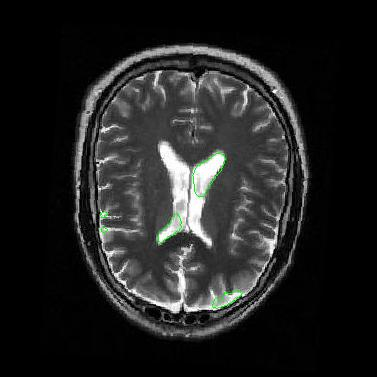
%> input picture pics/D_normal1.jpg, 377 x 377 px
$ octave --eval "result = correlate(imread('../pics/D_normal1.jpg'));"   (GNU Octave 9; MATLAB toolbox functions it lacks are replaced by stand-ins)
%> lines starting %> are read from the running program, lines starting %| are printed output that depends on the picture; in (x1, y1, x2, y2) boxes, pixels count from 0 and x2, y2 are one past the last pixel; in counts of white or black regions, pixels touching at a corner belong together; the program's own positions count from 1
### matlab/ait_centroid.m
%%%%%%%%%%%%%%%%%%%%%%%%%%%%%%%%%%%%%%%%%%%%%%%%%%%%%%%%%%%%%%%%%%%%%%%%%%%%%%%%%%%%%%%%%%%%%%%%%%%%%%
% Function Developed by Fahd A. Abbasi.
% Department of Electrical and Electronics Engineering, University of
% Engineering and Technology, Taxila, PAKISTAN.
%%%%%%%%%%%%%%%%%%%%%%%%%%%%%%%%%%%%%%%%%%%%%%%%%%%%%%%%%%%%%%%%%%%%%%%%%%%%%%%%%
%
% Function takes a picture as an argument (suitably should contain only one
% object whose centroid is to be obtained) and returns the x and y
% coordinates of its centroid.
%%%%%%%%%%%%%%%%%%%%%%%%%%%%%%%%%%%%%%%%%%%%%%%%%%%%%%%%%%%%%%%%%%%%%%%%%%%%%%%%%
%
% USAGE (SAMPLE CODE)
%
%   pic = imread('ic.tif');
%   [x,y] = ait_centroid(pic);
%   x
%   y
%   imshow(pic); pixval on
%
%%%%%%%%%%%%%%%%%%%%%%%%%%%%%%%%%%%%%%%%%%%%%%%%%%%%%%%%%%%%%%%%%%%%%%%%%%%%%%%%%%%%%%%%%%%%%%%%%%%%%%


function [meanx,meany] = ait_centroid(pic)


[x,y,z] = size(pic);          % Checking whether the picture is colored or monochromatic, if colored then converting to gray.
%> x = 377; y = 377; z = 3
if(z==1)
    ;
else
    pic = rgb2gray(pic);
end


im = pic;
[rows,cols] = size(im);
%> rows = 377; cols = 377
x = ones(rows,1)*[1:cols];    % Matrix with each pixel set to its x coordinate
y = [1:rows]'*ones(1,cols);   %   "     "     "    "    "  "   "  y    "

area = sum(sum(im));
%> area = 19130
meanx = sum(sum(double(im).*x))/area;
%> meanx = 188.9
meany = sum(sum(double(im).*y))/area;
%> meany = 189.1

### matlab/correlate.m
function [result] = correlate(input)

I = mat2gray(input);

meanx = 0;
meany = 0;
Zmax = 1;

[meanx,meany] = ait_centroid(I);
%> meanx = 188.9; meany = 189.1

pictureWidth = size(I,2);
%> pictureWidth = 377
pictureCenter = floor(size(I,2)/2);
%> pictureCenter = 188

if floor(meanx) * 2 > size(I,2)
    Xmax = size(I,2) - floor(meanx);
else
    Xmax = floor(meanx);
%> Xmax = 188
end

Ymax = size(I,1);
%> Ymax = 377

leftHalf = zeros(Ymax,Xmax,Zmax);
%> leftHalf: size 377x188 double; every value is 0

%copy left side of image
for countY = 1:1:Ymax
    for countX = 1:1:Xmax
        for countZ = 1:1:Zmax
            leftHalf(countY,countX,countZ) = I(countY,floor(meanx)- Xmax + countX,countZ);
        end
    end
end
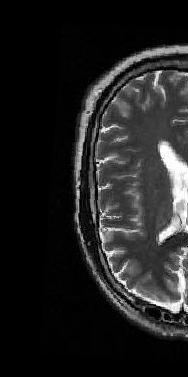
%> leftHalf: size 377x188 double; min 0, max 1, mean 0.134

rightHalf = zeros(Ymax,Xmax,Zmax);

%copy right side of image
for countY = 1:1:Ymax
    for countX = 1:1:Xmax
        for countZ = 1:1:Zmax
            rightHalf(countY,countX,countZ) = I(countY,floor(meanx)+ countX,countZ);
        end
    end
end
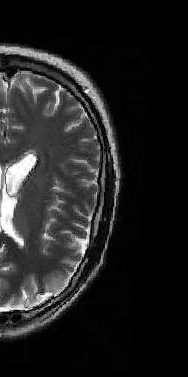
%> rightHalf: size 377x188 double; min 0, max 1, mean 0.133

reflectLeft = zeros(Ymax,Xmax,Zmax);

% reflect it horizontally
for countY = 1:1:Ymax
    for countX = 1:1:Xmax
        for countZ = 1:1:Zmax
            reflectLeft(countY,countX,countZ) = leftHalf (countY,Xmax - countX +1,countZ);
        end
    end
end
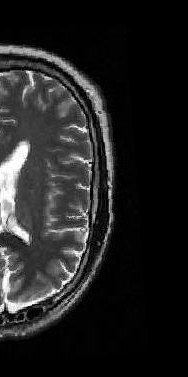
%> reflectLeft: size 377x188 double; min 0, max 1, mean 0.134; mean of the top-left, top-right, bottom-left and bottom-right quarters 0.234, 0.0325, 0.252, 0.0187

%fill reflected left brain region with white pixels
BWreflectLeft = im2bw(reflectLeft,0.2);
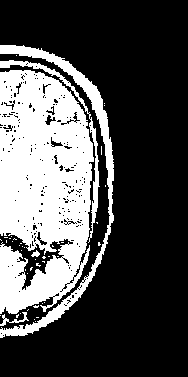
%> BWreflectLeft: size 377x188 logical; 30.6% white; 45 white regions (40 under 20 px), largest, box (x1, y1, x2, y2) and area: (0, 70, 94, 314) 17413, (0, 45, 114, 338) 3108, (0, 60, 100, 243) 916, (0, 312, 29, 326) 108, (31, 250, 40, 257) 36
% imshow(BWreflectLeft);
BWreflectLeft = bwperim(BWreflectLeft);
%> BWreflectLeft: size 377x188 logical; 6% white in thin lines or dots, all inside (x1, y1, x2, y2) = (0, 45, 114, 338)
SE3 = strel('line', 11, 90);
SE4 = strel('line', 11, 0);
BWreflectLeft = imdilate(BWreflectLeft,[SE3 SE4]);
%> BWreflectLeft: size 377x188 logical; 39% white; 1 white region, box (x1, y1, x2, y2) and area: (0, 40, 119, 343) 27619
BWreflectLeft = imfill(BWreflectLeft,'holes');
%> BWreflectLeft: size 377x188 logical; 42.6% white; 1 white region, box (x1, y1, x2, y2) and area: (0, 40, 119, 343) 30171
% imshow(BWreflectLeft);

%fill right brain region with white pixels
BWrightHalf = im2bw(rightHalf,0.2);
%> BWrightHalf: size 377x188 logical; 30.1% white; 38 white regions (34 under 20 px), largest, box (x1, y1, x2, y2) and area: (0, 69, 102, 320) 17458, (0, 43, 121, 338) 3008, (10, 61, 105, 148) 457, (91, 149, 106, 243) 343
BWrightHalf = bwperim(BWrightHalf);
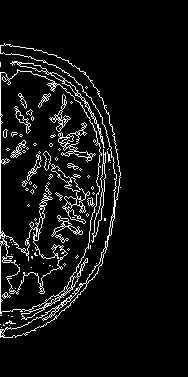
%> BWrightHalf: size 377x188 logical; 6.5% white in thin lines or dots, all inside (x1, y1, x2, y2) = (0, 43, 121, 338)
SE1 = strel('line', 11, 90);
SE2 = strel('line', 11, 0);
BWrightHalf = imdilate(BWrightHalf,[SE1 SE2]);
%> BWrightHalf: size 377x188 logical; 40.2% white; 1 white region, box (x1, y1, x2, y2) and area: (0, 38, 126, 343) 28465
BWrightHalf = imfill(BWrightHalf,'holes');
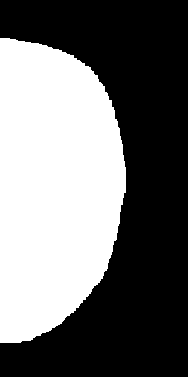
%> BWrightHalf: size 377x188 logical; 43.4% white; 1 white region, box (x1, y1, x2, y2) and area: (0, 38, 126, 343) 30785
% imshow(BWrightHalf);


multiplyRight = immultiply(BWrightHalf,BWreflectLeft);
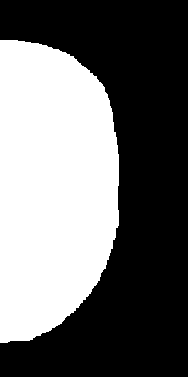
%> multiplyRight: size 377x188 logical; 42.3% white; 1 white region, box (x1, y1, x2, y2) and area: (0, 40, 119, 343) 30006
imshow(multiplyRight);
title('Cross Correlating Right and Mirrored Left side...');

result = sum(sum(multiplyRight));
%> result = 30006

$ run again, on pics/D_tumor1.jpg
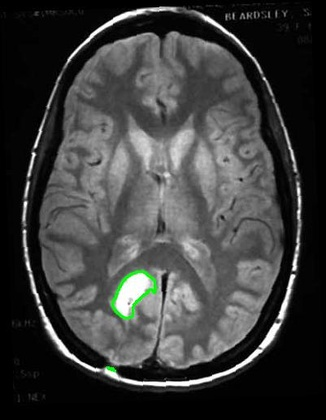
%> input picture pics/D_tumor1.jpg, 326 x 420 px, shrunk from 401 x 517 before the run
%> area = 33050.8
%> in ait_centroid, `meanx = sum(sum(double(im).*x))/area;`: meanx = 163.3
%> in ait_centroid, `meany = sum(sum(double(im).*y))/area;`: meany = 211.4
%> in correlate, `[meanx,meany] = ait_centroid(I);`: meanx = 163.3; meany = 211.4
%> Xmax = 163
%> after the loop in correlate, `for countY = 1:1:Ymax`:
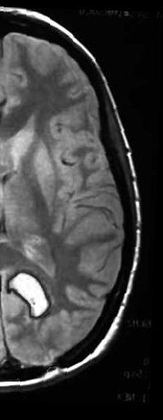
%> reflectLeft: size 420x163 double; min 0, max 1, mean 0.239; mean of the top-left, top-right, bottom-left and bottom-right quarters 0.371, 0.112, 0.342, 0.136
%> in correlate, `multiplyRight = immultiply(BWrightHalf,BWreflectLeft);`:
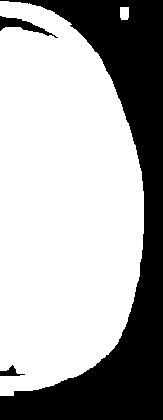
%> multiplyRight: size 420x163 logical; 66.7% white; 3 black regions, box (x1, y1, x2, y2) and area: (0, 0, 163, 420) 22288, (0, 16, 58, 38) 405, (0, 365, 25, 376) 124
%> in correlate, `result = sum(sum(multiplyRight));`: result = 45643

$ run again, on pics/D_tumor3.jpg
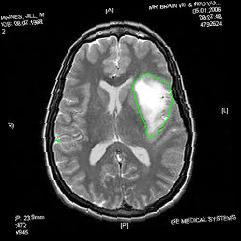
%> input picture pics/D_tumor3.jpg, 241 x 241 px
%> area = 12345.7
%> in ait_centroid, `meanx = sum(sum(double(im).*x))/area;`: meanx = 121.3
%> Xmax = 120
%> in correlate, `multiplyRight = immultiply(BWrightHalf,BWreflectLeft);`:
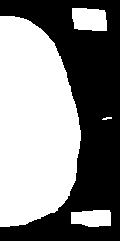
%> multiplyRight: size 241x120 logical; 52.1% white; 1 black region, box (x1, y1, x2, y2) and area: (0, 0, 120, 241) 13844
%> in correlate, `result = sum(sum(multiplyRight));`: result = 15076
